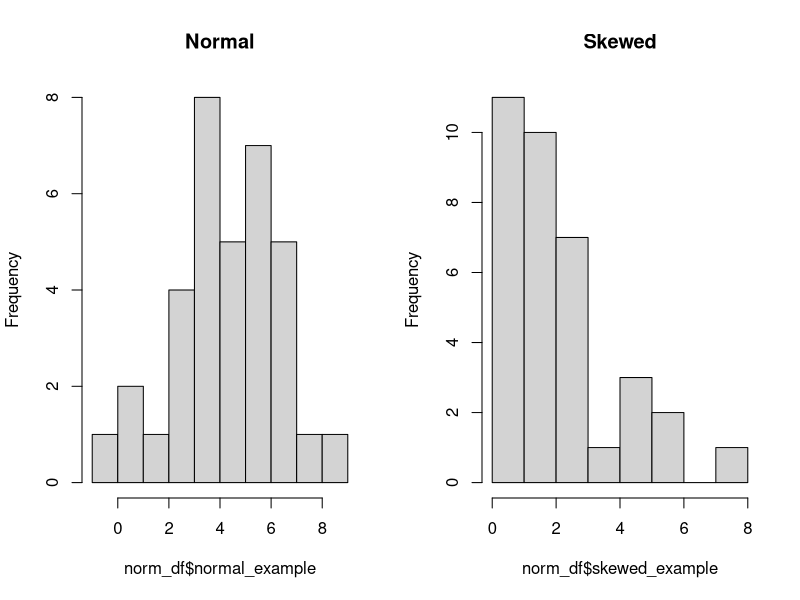
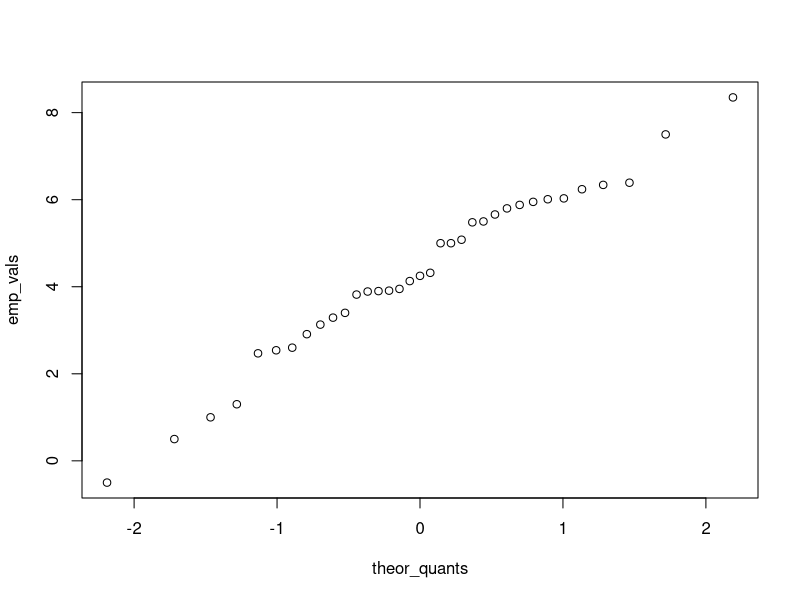
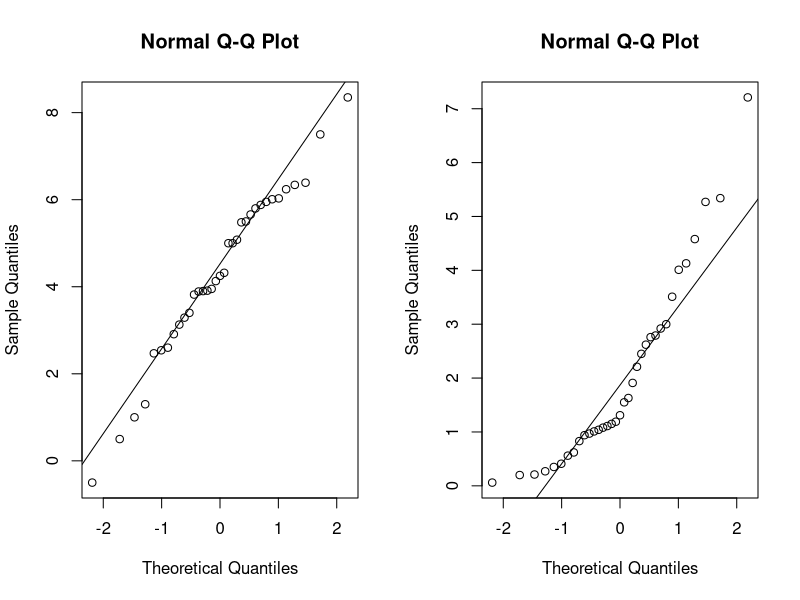
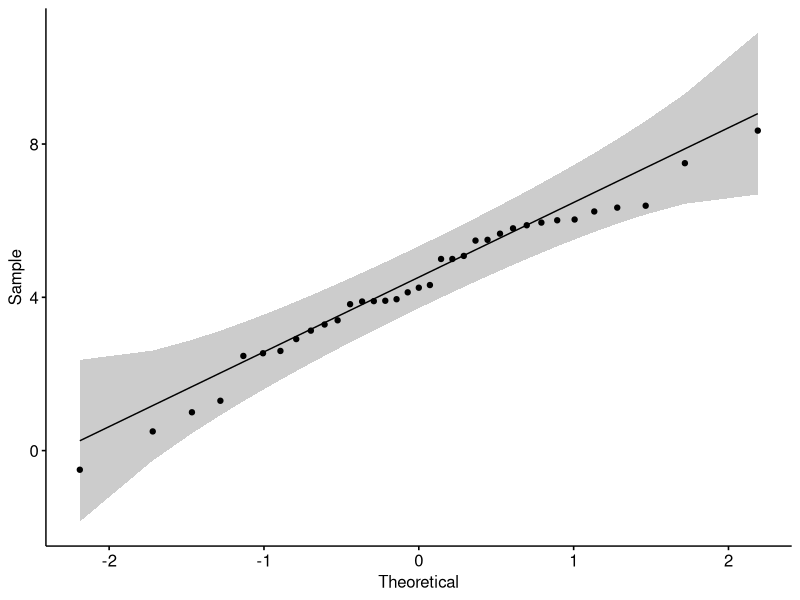
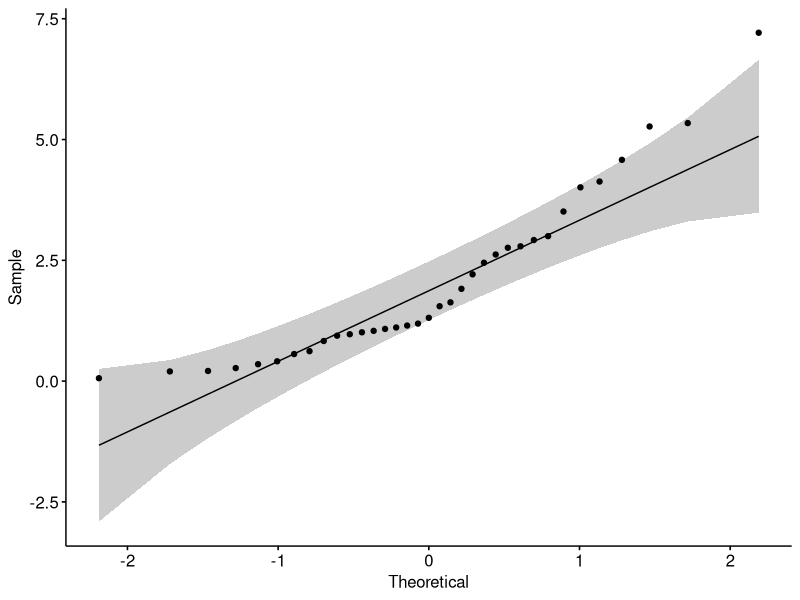
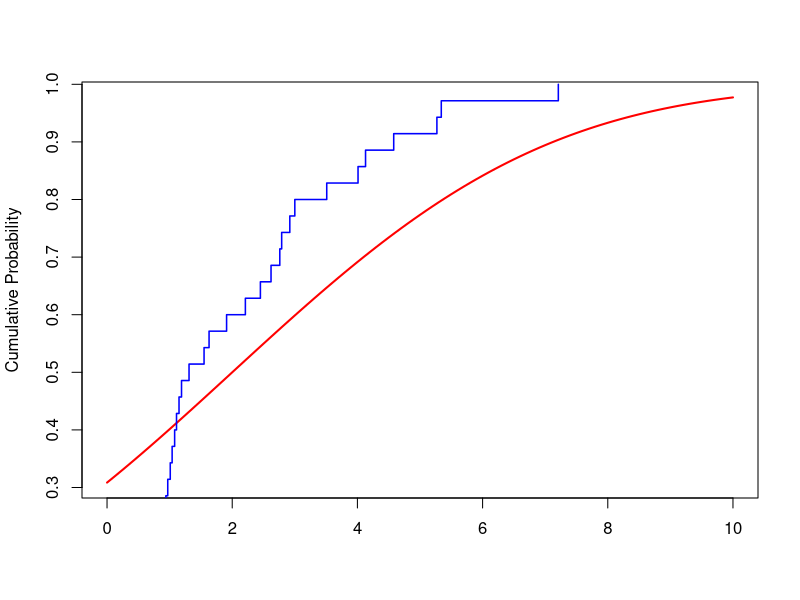
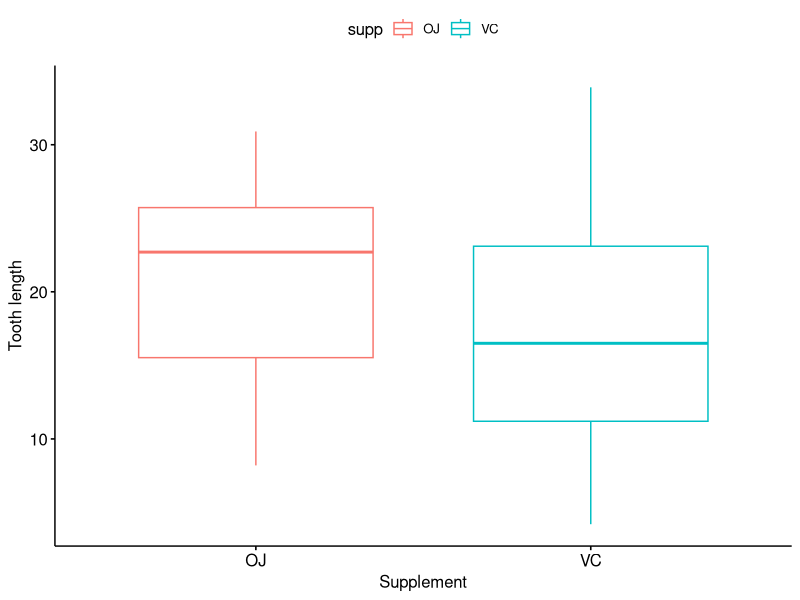
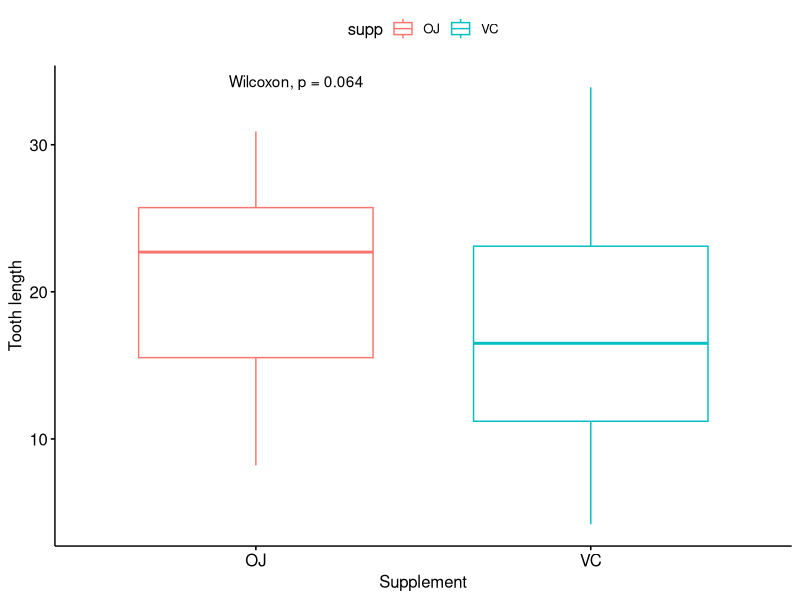

Write R code to recreate these figures, in order. (Note: this script raises an error after producing the figures.)
## ---- chunk 1
knitr::opts_chunk$set(echo = TRUE)
## ---- chunk 2
norm_df <- read.csv("../data/Normal_R.csv")

head(norm_df, 3)
## ---- chunk 3
par(mfrow = c(1, 2))
hist(norm_df$normal_example, main = "Normal")
hist(norm_df$skewed_example, main = "Skewed")
par(mfrow = c(1, 1))
## ---- chunk 4
# manually
emp_vals <- sort(norm_df$normal_example)
theor_quants <- qnorm((seq_along(emp_vals) - .5) / length(emp_vals))
plot(theor_quants, emp_vals)

# using base R function 'qqnorm' 
par(mfrow = c(1, 2))
qqnorm(norm_df$normal_example)
qqline(norm_df$normal_example)

qqnorm(norm_df$skewed_example)
qqline(norm_df$skewed_example)
par(mfrow = c(1, 1))

# using 'ggqqplot' from 'ggpubr'
# install.packages("ggpubr")
library(ggpubr)

ggqqplot(norm_df, "normal_example")
ggqqplot(norm_df, "skewed_example")
## ---- chunk 5
shapiro.test(norm_df$normal_example)
shapiro.test(norm_df$skewed_example)
## ---- chunk 6
x <- norm_df$skewed_example
plot(seq(0, 10, .1), pnorm(seq(0, 10, .1), mean = 2, sd = 4), type = "l", lwd = 2, col = "red", ylab = "Cumulative Probability", xlab = "")
lines( sort(x), (1:length(x))/length(x), type="s", lwd = 1.5, col = "blue")
## ---- chunk 7
# does x come from the selected distribution with the specified parameters?
ks.test(norm_df$normal_example, pnorm, mean = mean(norm_df$normal_example), sd = sd(norm_df$normal_example))
## ---- chunk 8
# Do x and y come from the same distribution?
ks.test(norm_df$normal_example, norm_df$skewed_example)
## ---- chunk 9
?ToothGrowth
head(ToothGrowth, 3)

# Hypothesis: mean tooth lengths of VC and OJ are different
summary(ToothGrowth$len[ToothGrowth$supp == "VC"])
summary(ToothGrowth$len[ToothGrowth$supp == "OJ"])

g <- ggboxplot(data = ToothGrowth,
               x = "supp", y = "len",
               color = "supp",
               xlab = "Supplement", ylab = "Tooth length")
g

# Normal distribution?
shapiro.test(ToothGrowth$len[ToothGrowth$supp == "VC"])
shapiro.test(ToothGrowth$len[ToothGrowth$supp == "OJ"])

# Wilcox test (Mann-Whitney U test)
wilcox.test(len~supp, data = ToothGrowth)

g + stat_compare_means(method = "wilcox")
## ---- chunk 10
diet_df <- read.csv("../data/Diet_R.csv")

head(diet_df)

# turn categorical variables into factors
diet_df$Diet <- as.factor(diet_df$Diet)
diet_df$gender <- as.factor(diet_df$gender)

# create new variable
diet_df$Weight_Change <- diet_df$weight6weeks - diet_df$pre.weight


summary(diet_df)

g <- ggboxplot(diet_df, x = "Diet", y = "Weight_Change", color = "Diet")
g
## ---- chunk 11
ggarrange(ggqqplot(diet_df[diet_df$Diet == 1, ], "Weight_Change", title = "Diet 1"),
          ggqqplot(diet_df[diet_df$Diet == 2, ], "Weight_Change", title = "Diet 2"),
          ggqqplot(diet_df[diet_df$Diet == 3, ], "Weight_Change", title = "Diet 3"), ncol = 3)

## ---- chunk 12
kruskal.test(Weight_Change~Diet, data = diet_df)
g + stat_compare_means()

pairwise.wilcox.test(diet_df$Weight_Change, diet_df$Diet)
g + stat_compare_means(comparisons = list(c(1, 2), c(1, 3), c(2, 3)), method = "wilcox")
## ---- chunk 13
# install.packages("multtest")
data(golub, package="multtest")

dim(golub)
row.names(golub) <- paste("gene_", 1:nrow(golub), sep="")
golub[1:3, 1:4]

# we know that groups are 1:27 vs. 28:38
p_plain <- apply(golub, 1, function(x) t.test(x[1:27], x[28:38])$p.value)

### implementations may be slightly different than in the lecture
?p.adjust
p_bonf <- p.adjust(p_plain, method = "bonferroni")
p_holm <- p.adjust(p_plain, method = "holm")
p_fdr <- p.adjust(p_plain, method = "fdr")

head(sort(p_bonf), 10)
head(sort(p_holm), 10)
head(sort(p_fdr), 10)

sum(p_bonf <= 0.05)
sum(p_holm <= 0.05)
sum(p_fdr <= 0.05) # less conservative
